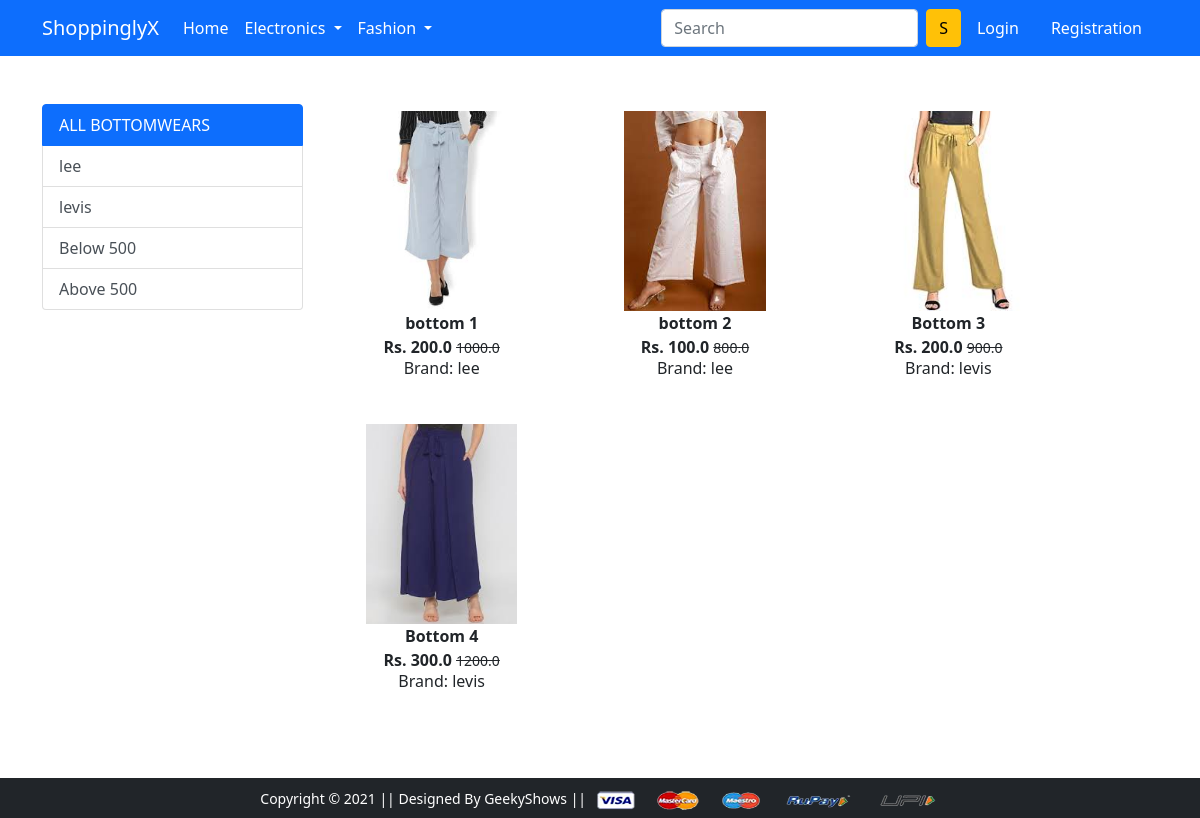
The app's page /bottomwear/ with its own data.
### app/models.py (models this page shows, shortened)
class Product(models.Model):
    title = models.CharField(max_length=100)
    selling_price = models.FloatField()
    discounted_price = models.FloatField()
    description = models.TextField()
    brand = models.CharField(max_length=100)
    category = models.CharField(choices=CATEGORY_CHOICES,max_length=3)
    product_image = models.ImageField(upload_to='productimg')

### app/views.py (the view)
# urls.py: path('bottomwear/', views.bottomwear, name='bottomwear'),
def bottomwear(request, data=None):
    if data == None:
        bottomwears = Product.objects.filter(category='BW')
    elif data=='levis' or data== 'lee':
        bottomwears = Product.objects.filter(category='BW').filter(brand=data)
    elif data == 'below':
        bottomwears = Product.objects.filter(category='BW').filter(discounted_price__lt=1000)
    elif data == 'above':
        bottomwears = Product.objects.filter(category='BW').filter(discounted_price__gt=1000)
    return render(request, 'app/bottomwear.html',{'bottomwears':bottomwears})

### app/templates/app/bottomwear.html (shortened to what this page needs)
{% extends 'app/base.html' %}
{% load static %}
{% block main-content %}
<div class="container my-5">
 <div class="row">
  <div class="col-sm-3">
    <div class="list-group">
        <a href="{% url 'bottomwear' %}"
        class="list-group-item list-group-item-action active" area-current="true">ALL BOTTOMWEARS</a>
        <a href="{% url 'bottomweardata' 'lee' %}"
        class="list-group-item list-group-item-action " area-current="true">lee</a>
        <a href="{% url 'bottomweardata' 'levis' %}"
        class="list-group-item list-group-item-action" area-current="true">levis</a>
        <a href="{% url 'bottomweardata' 'below' %}"
        class="list-group-item list-group-item-action" area-current="true">Below 500</a>
        <a href="{% url 'bottomweardata' 'above' %}"
        class="list-group-item list-group-item-action" area-current="true">Above 500</a>
      </div>
  </div>
  <div class="col-sm-8">
    <div class="row">
      {% for product in bottomwears %}
        <div class="col-sm-4 text-center mb-4">
          <a href="{% url 'product-detail' product.id %}" class="btn">
            <div class="item">
              <img src="{{product.product_image.url}}" alt="" height="200" class="">
              <div class="fw-bold">{{product.title}}</div>
              <div class="fw-bold">Rs. {{product.discounted_price}}
                <small class="fw-light text-decoration-line-through">{{product.selling_price}}</small><br>
                <h6>Brand: {{product.brand}}</h6>
              </div>
            </div>
          </a>
        </div>
      {% endfor%}
    </div>
  </div>
 </div>
</div>
{% endblock main-content %}

### records on screen
Product: product_image (picture), title "bottom 1", discounted_price "200.0", selling_price "1000.0", brand "lee"
Product: product_image (picture), title "bottom 2", discounted_price "100.0", selling_price "800.0", brand "lee"
Product: product_image (picture), title "Bottom 3", discounted_price "200.0", selling_price "900.0", brand "levis"
Product: product_image (picture), title "Bottom 4", discounted_price "300.0", selling_price "1200.0", brand "levis"
